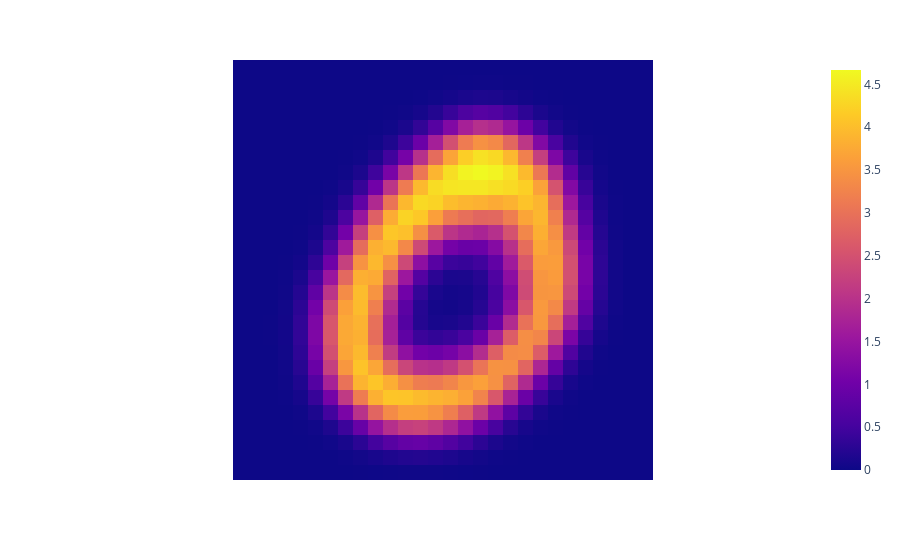
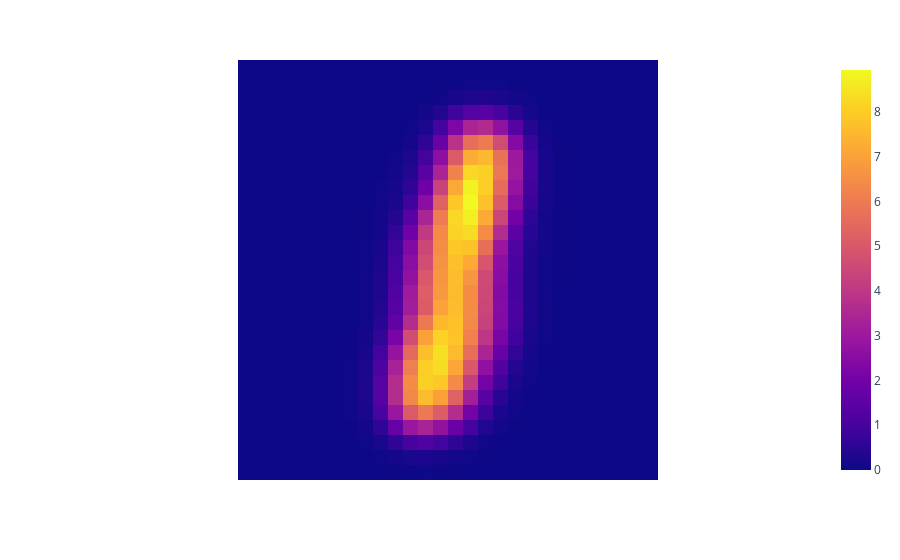
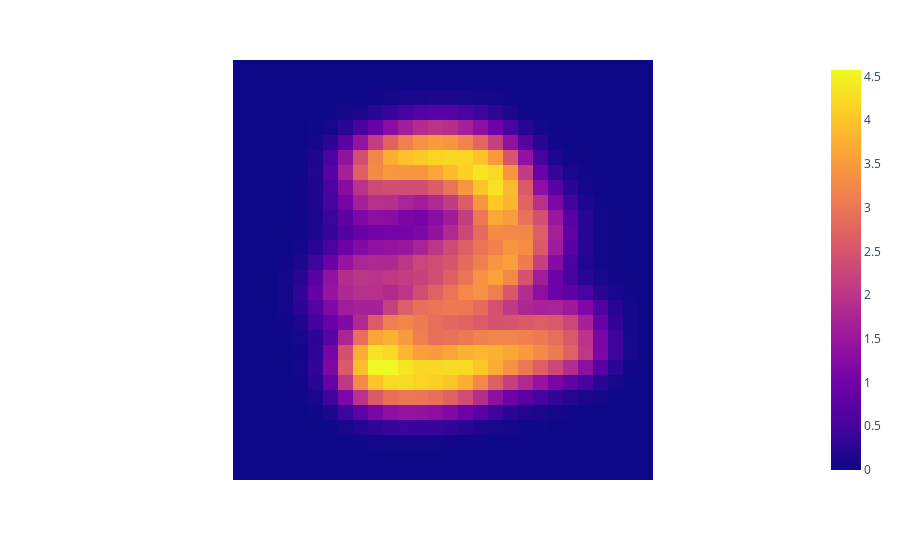
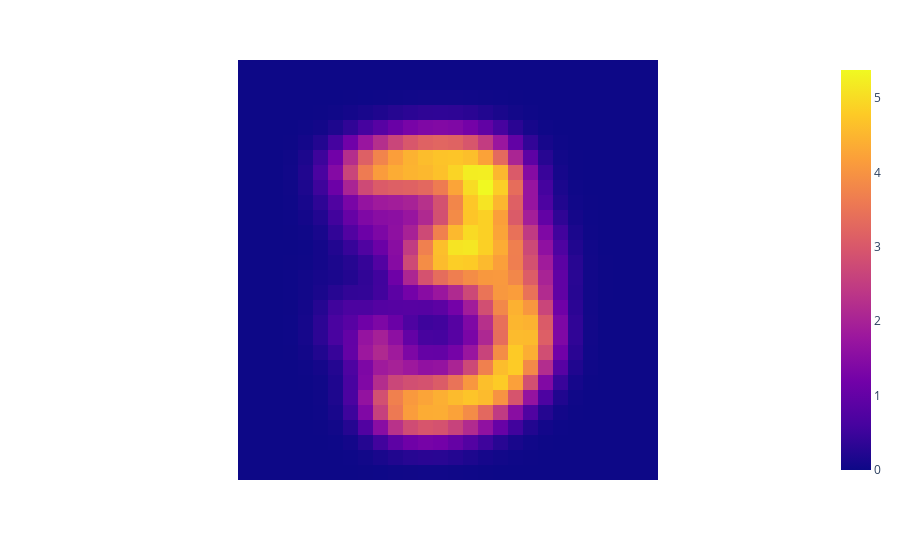

The cell these charts' notebook holds for them, in order:
### Code cell
reg = 0.004
n_images = 10

# iterate over digits
figure_list = []
for i in range(10):
    idx = digit_dict[str(i)]
    idx = idx[:n_images] # take first n_images
    barycenter = convolutional_barycenter2d(X[idx], reg=reg)
    
    fig = px.imshow(barycenter)
    fig.update_xaxes(visible=False)
    fig.update_yaxes(visible=False)
    
    fname = f'digit_{i}.png'
    fig.write_image(os.path.join(path, fname))
    fig.show()

### Figure 1 — Plotly figure (JSON) as saved in the notebook; plotly's stock layout.template omitted (floating-point values rounded to 4 significant figures; data arrays with more than 128 entries replaced by an {"elided": "..."} marker saying what was removed)
{"data": [{"coloraxis": "coloraxis", "hovertemplate": "x: %{x}<br>y: %{y}<br>color: %{z}<extra></extra>", "name": "0", "type": "heatmap", "xaxis": "x", "yaxis": "y", "z": {"elided": "28x28 float values"}}], "layout": {"coloraxis": {"colorscale": [[0, "#0d0887"], [0.1111, "#46039f"], [0.2222, "#7201a8"], [0.3333, "#9c179e"], [0.4444, "#bd3786"], [0.5556, "#d8576b"], [0.6667, "#ed7953"], [0.7778, "#fb9f3a"], [0.8889, "#fdca26"], [1, "#f0f921"]]}, "margin": {"t": 60}, "xaxis": {"anchor": "y", "constrain": "domain", "domain": [0, 1], "scaleanchor": "y", "visible": false}, "yaxis": {"anchor": "x", "autorange": "reversed", "constrain": "domain", "domain": [0, 1], "visible": false}}}

### Figure 2 — Plotly figure (JSON) as saved in the notebook; plotly's stock layout.template omitted (floating-point values rounded to 4 significant figures; data arrays with more than 128 entries replaced by an {"elided": "..."} marker saying what was removed)
{"data": [{"coloraxis": "coloraxis", "hovertemplate": "x: %{x}<br>y: %{y}<br>color: %{z}<extra></extra>", "name": "0", "type": "heatmap", "xaxis": "x", "yaxis": "y", "z": {"elided": "28x28 float values"}}], "layout": {"coloraxis": {"colorscale": [[0, "#0d0887"], [0.1111, "#46039f"], [0.2222, "#7201a8"], [0.3333, "#9c179e"], [0.4444, "#bd3786"], [0.5556, "#d8576b"], [0.6667, "#ed7953"], [0.7778, "#fb9f3a"], [0.8889, "#fdca26"], [1, "#f0f921"]]}, "margin": {"t": 60}, "xaxis": {"anchor": "y", "constrain": "domain", "domain": [0, 1], "scaleanchor": "y", "visible": false}, "yaxis": {"anchor": "x", "autorange": "reversed", "constrain": "domain", "domain": [0, 1], "visible": false}}}

### Figure 3 — Plotly figure (JSON) as saved in the notebook; plotly's stock layout.template omitted (floating-point values rounded to 4 significant figures; data arrays with more than 128 entries replaced by an {"elided": "..."} marker saying what was removed)
{"data": [{"coloraxis": "coloraxis", "hovertemplate": "x: %{x}<br>y: %{y}<br>color: %{z}<extra></extra>", "name": "0", "type": "heatmap", "xaxis": "x", "yaxis": "y", "z": {"elided": "28x28 float values"}}], "layout": {"coloraxis": {"colorscale": [[0, "#0d0887"], [0.1111, "#46039f"], [0.2222, "#7201a8"], [0.3333, "#9c179e"], [0.4444, "#bd3786"], [0.5556, "#d8576b"], [0.6667, "#ed7953"], [0.7778, "#fb9f3a"], [0.8889, "#fdca26"], [1, "#f0f921"]]}, "margin": {"t": 60}, "xaxis": {"anchor": "y", "constrain": "domain", "domain": [0, 1], "scaleanchor": "y", "visible": false}, "yaxis": {"anchor": "x", "autorange": "reversed", "constrain": "domain", "domain": [0, 1], "visible": false}}}

### Figure 4 — Plotly figure (JSON) as saved in the notebook; plotly's stock layout.template omitted (floating-point values rounded to 4 significant figures; data arrays with more than 128 entries replaced by an {"elided": "..."} marker saying what was removed)
{"data": [{"coloraxis": "coloraxis", "hovertemplate": "x: %{x}<br>y: %{y}<br>color: %{z}<extra></extra>", "name": "0", "type": "heatmap", "xaxis": "x", "yaxis": "y", "z": {"elided": "28x28 float values"}}], "layout": {"coloraxis": {"colorscale": [[0, "#0d0887"], [0.1111, "#46039f"], [0.2222, "#7201a8"], [0.3333, "#9c179e"], [0.4444, "#bd3786"], [0.5556, "#d8576b"], [0.6667, "#ed7953"], [0.7778, "#fb9f3a"], [0.8889, "#fdca26"], [1, "#f0f921"]]}, "margin": {"t": 60}, "xaxis": {"anchor": "y", "constrain": "domain", "domain": [0, 1], "scaleanchor": "y", "visible": false}, "yaxis": {"anchor": "x", "autorange": "reversed", "constrain": "domain", "domain": [0, 1], "visible": false}}}
